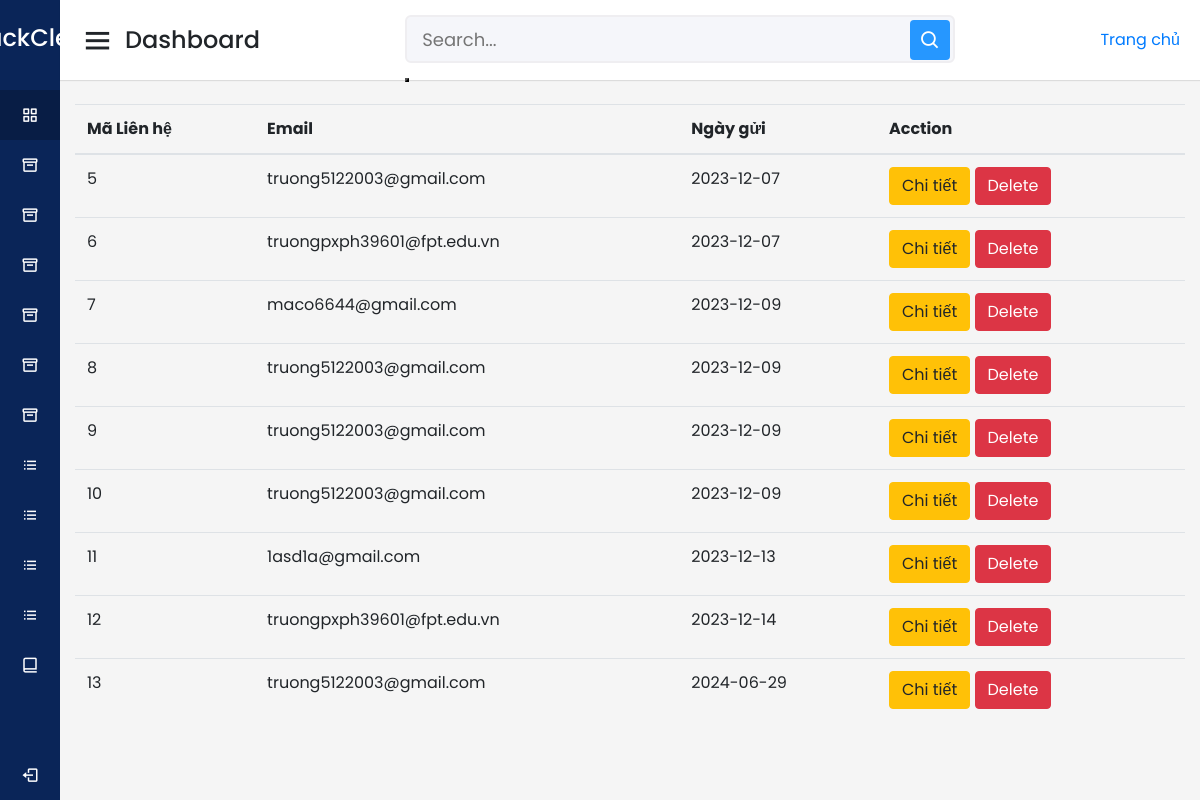
Screenshot of /admin/index.php?act=show_contact (signed in) with the database file from the repository.
### tables this page shows
CREATE TABLE `lien_he` (
  `id_lien_he` int(11) NOT NULL,
  `email` varchar(225) NOT NULL,
  `ho_ten` text NOT NULL,
  `chu_de` varchar(225) NOT NULL,
  `noi_dung` varchar(500) NOT NULL,
  `ngay_gui` date NOT NULL
);

### model/pdo.php (called while the page is built, shortened)
<?php
function pdo_get_connection(){
    $dburl = "mysql:host=localhost;dbname=duan1_fpoly_2023;charset=utf8";
    $username = 'root';
    $password = '';
    $conn = new PDO($dburl, $username, $password);
    $conn->setAttribute(PDO::ATTR_ERRMODE, PDO::ERRMODE_EXCEPTION);
    return $conn;
}
function pdo_query($sql){
    $sql_args = array_slice(func_get_args(), 1);
    try{
        $conn = pdo_get_connection();
        $stmt = $conn->prepare($sql);
        $stmt->execute($sql_args);
        $rows = $stmt->fetchAll();
        return $rows;
    }
    catch(PDOException $e){
        throw $e;
    }
    finally{
        unset($conn);
    }
}

### model/contact.php (called while the page is built, shortened)
<?php
function show_contact() {
    $sql = "SELECT * FROM lien_he";
    $result = pdo_query($sql);
    return $result;
}
?>

### admin/contact/show_contact.php (the view, shortened to what this page needs)
<section class="content">
        <div class="container-fluid">
          <table class="table">
            <thead>
              <tr>
              <th scope="col">Mã Liên hệ</th>
            <th scope="col">Email</th>
            <th scope="col">Ngày gửi</th>
            <th scope="col">Acction</th>
              </tr>
            </thead>
            <tr>
            <?php
    foreach ($result as $row) {
    ?>
        <tr>
            <td><?php echo $row['id_lien_he']; ?></td>
            <td><?php echo $row['email']; ?></td>
            <td><?php echo $row['ngay_gui']; ?></td>
            <td>
            <a href="index.php?act=contact_detail&id_lien_he=<?php echo $row['id_lien_he']; ?>"><button class="btn btn-warning">Chi tiết</button></a>
            <a href="index.php?act=delete_contact&id_lien_he=<?php echo $row['id_lien_he']; ?>"><button onclick="return confirm('Ban muon xoa khong?')" class="btn btn-danger">Delete</button></a>
            </td>
        </tr>
    <?php
    }
    ?>
          </table>
        </div>
      </section>

### Assets/css/admin.css (style rules this page uses)
* { margin: 0; padding: 0; box-sizing: border-box; font-family: 'Poppins', sans-serif; }

### rows the page displays
lien_he: id_lien_he "5", email "truong5122003@gmail.com", ngay_gui "2023-12-07"
lien_he: id_lien_he "6", email "truongpxph39601@fpt.edu.vn", ngay_gui "2023-12-07"
lien_he: id_lien_he "7", email "maco6644@gmail.com", ngay_gui "2023-12-09"
lien_he: id_lien_he "8", email "truong5122003@gmail.com", ngay_gui "2023-12-09"
lien_he: id_lien_he "9", email "truong5122003@gmail.com", ngay_gui "2023-12-09"
lien_he: id_lien_he "10", email "truong5122003@gmail.com", ngay_gui "2023-12-09"
lien_he: id_lien_he "11", email "1asd1a@gmail.com", ngay_gui "2023-12-13"
lien_he: id_lien_he "12", email "truongpxph39601@fpt.edu.vn", ngay_gui "2023-12-14"
lien_he: id_lien_he "13", email "truong5122003@gmail.com", ngay_gui "2024-06-29"
